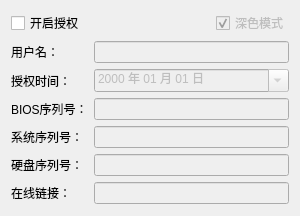
<?xml version="1.0" encoding="UTF-8"?>
<ui version="4.0">
 <class>license</class>
 <widget class="QWidget" name="license">
  <property name="geometry">
   <rect>
    <x>0</x>
    <y>0</y>
    <width>300</width>
    <height>216</height>
   </rect>
  </property>
  <property name="windowTitle">
   <string>Form</string>
  </property>
  <layout class="QGridLayout" name="gridLayout">
   <item row="0" column="0">
    <widget class="CheckBox" name="checkbox_switch">
     <property name="text">
      <string>开启授权</string>
     </property>
    </widget>
   </item>
   <item row="0" column="1">
    <spacer name="horizontalSpacer">
     <property name="orientation">
      <enum>Qt::Horizontal</enum>
     </property>
     <property name="sizeHint" stdset="0">
      <size>
       <width>117</width>
       <height>20</height>
      </size>
     </property>
    </spacer>
   </item>
   <item row="0" column="2">
    <widget class="CheckBox" name="checkbox_dark_mode">
     <property name="enabled">
      <bool>false</bool>
     </property>
     <property name="text">
      <string>深色模式</string>
     </property>
     <property name="checked">
      <bool>true</bool>
     </property>
    </widget>
   </item>
   <item row="1" column="0">
    <widget class="QLabel" name="label_user">
     <property name="text">
      <string>用户名：</string>
     </property>
    </widget>
   </item>
   <item row="2" column="0">
    <widget class="QLabel" name="label_date">
     <property name="text">
      <string>授权时间：</string>
     </property>
    </widget>
   </item>
   <item row="2" column="1" colspan="2">
    <widget class="DateEdit" name="dateedit">
     <property name="enabled">
      <bool>false</bool>
     </property>
     <property name="displayFormat">
      <string>yyyy 年 MM 月 dd 日</string>
     </property>
     <property name="calendarPopup">
      <bool>true</bool>
     </property>
    </widget>
   </item>
   <item row="3" column="0">
    <widget class="QLabel" name="label_bios_sn">
     <property name="text">
      <string>BIOS序列号：</string>
     </property>
    </widget>
   </item>
   <item row="4" column="0">
    <widget class="QLabel" name="label_system_sn">
     <property name="text">
      <string>系统序列号：</string>
     </property>
    </widget>
   </item>
   <item row="5" column="0">
    <widget class="QLabel" name="label_disk_sn">
     <property name="text">
      <string>硬盘序列号：</string>
     </property>
    </widget>
   </item>
   <item row="6" column="0">
    <widget class="QLabel" name="label_link">
     <property name="text">
      <string>在线链接：</string>
     </property>
    </widget>
   </item>
   <item row="1" column="1" colspan="2">
    <widget class="LineEdit" name="lineedit_user">
     <property name="enabled">
      <bool>false</bool>
     </property>
     <property name="clearButtonEnabled">
      <bool>true</bool>
     </property>
    </widget>
   </item>
   <item row="3" column="1" colspan="2">
    <widget class="LineEdit" name="lineedit_bios_sn">
     <property name="enabled">
      <bool>false</bool>
     </property>
     <property name="clearButtonEnabled">
      <bool>true</bool>
     </property>
    </widget>
   </item>
   <item row="4" column="1" colspan="2">
    <widget class="LineEdit" name="lineedit_system_sn">
     <property name="enabled">
      <bool>false</bool>
     </property>
     <property name="clearButtonEnabled">
      <bool>true</bool>
     </property>
    </widget>
   </item>
   <item row="5" column="1" colspan="2">
    <widget class="LineEdit" name="lineedit_disk_sn">
     <property name="enabled">
      <bool>false</bool>
     </property>
     <property name="clearButtonEnabled">
      <bool>true</bool>
     </property>
    </widget>
   </item>
   <item row="6" column="1" colspan="2">
    <widget class="LineEdit" name="lineedit_link">
     <property name="enabled">
      <bool>false</bool>
     </property>
     <property name="clearButtonEnabled">
      <bool>true</bool>
     </property>
    </widget>
   </item>
  </layout>
 </widget>
 <customwidgets>
  <customwidget>
   <class>CheckBox</class>
   <extends>QCheckBox</extends>
   <header>qfluentwidgets</header>
  </customwidget>
  <customwidget>
   <class>LineEdit</class>
   <extends>QLineEdit</extends>
   <header>qfluentwidgets</header>
  </customwidget>
  <customwidget>
   <class>DateEdit</class>
   <extends>QDateEdit</extends>
   <header>qfluentwidgets</header>
  </customwidget>
 </customwidgets>
 <tabstops>
  <tabstop>checkbox_switch</tabstop>
  <tabstop>checkbox_dark_mode</tabstop>
  <tabstop>lineedit_user</tabstop>
  <tabstop>dateedit</tabstop>
  <tabstop>lineedit_bios_sn</tabstop>
  <tabstop>lineedit_system_sn</tabstop>
  <tabstop>lineedit_disk_sn</tabstop>
  <tabstop>lineedit_link</tabstop>
 </tabstops>
 <resources/>
 <connections/>
</ui>
